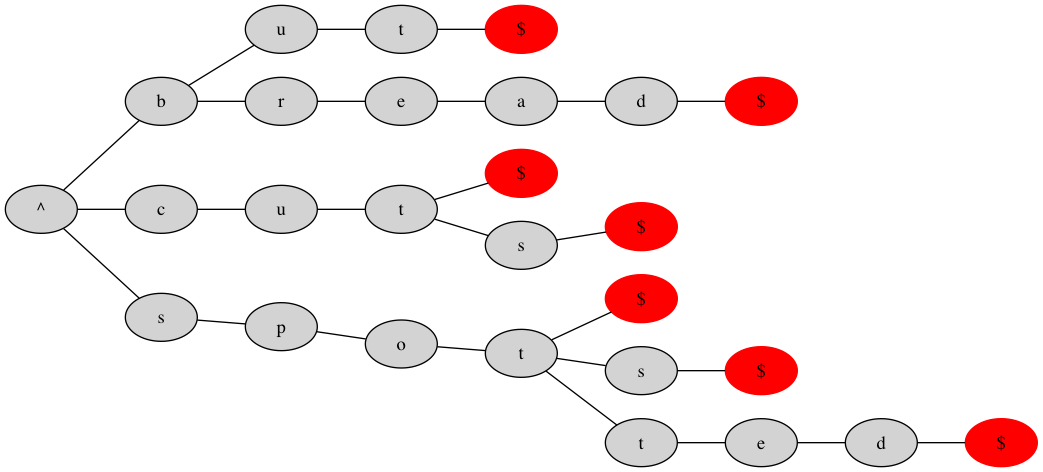

Source code (Python):
#!/usr/bin/env python
import pygraphviz as pgv

class Node:
    def __init__(self, letter=str()):
        self.label = letter
        self.branching_factor = 0
        self.descendants = {}  #Dictionary of descendants
        self.split_point = False

    def __insert__(self, string, graph, last_key = '^'):
        """If the first letter isn't already an immediate descendant of the node
        then create a new node for that letter"""
        letter = string[0]

        if (letter != '^'):
            if (letter == '$'):
                graph.add_node(last_key + letter, label = letter, color = 'red')
            else:
                graph.add_node(last_key + letter, label = letter)
            graph.add_edge(last_key, last_key + letter)
            last_key = last_key + letter

        if letter not in self.descendants:
            self.descendants[letter] = Node(letter)
            """Trigger update procedure to check if split_point"""
            self.branching_factor += 1
            if ("""A rule is matched"""):
                self.split_point = True
        """If there are remaining characters in the string"""
        if len(string[1:]) > 0:
            """Insert the remaining chunk of string below"""
            self.descendants[letter].__insert__(string[1:], graph, last_key)

    def __repr__(self):
        """Outputs the branching factor and the dictionary of descendants
        iteratively"""
        return str(self.branching_factor) + " " + str(self.descendants)

class Trie:
    def __init__(self):
        self.root = Node()
        self.graph = pgv.AGraph(direted=True)
        self.graph.node_attr['style'] = 'filled'

    def __repr__(self):
        return str(self.root)

    def insert(self, string):
        self.root.__insert__(string, self.graph)

    def annotate(self, string):
        node = self.root
        annotation = str()
        for x in range(len(string)):
            if string[x] in node.descendants:
                node = node.descendants[string[x]]
                if x > 0:
                    annotation += ", "
                annotation += string[x] + "-" + str(node.branching_factor)
            else:
                return "String not in trie"
        return("Annotation of '" + string + "': " + annotation)

    def contains_string(self, string):
        node = self.root
        for letter in string:
            if letter in node.descendants:
                node = node.descendants[letter]
            else:
                return False
        return True

    def contains_word(self, string):
        return("Trie contains word '" + string + "': " + str(self.contains_string("^" + string + "$")))

    def draw_graph(self, png_name):
        print('Processing graph layout...')
        self.graph.layout('dot', args="-Grankdir=LR")
        print('Drawing graph...')
        self.graph.draw(png_name + '.png')
        print("Graph '"  + png_name + ".png' successfully exported!")

"""-------------------------------- MAIN PROGRAM --------------------------------"""
test_trie = Trie()
txt_in = 'wordlist'
png_out = 'trie'

with open(txt_in + '.txt') as file:
    for word in file:
        test_trie.insert("^" + word.rstrip() + "$")
    file.close()

print(test_trie.annotate("^aardvark$"))
test_trie.draw_graph(png_out)
